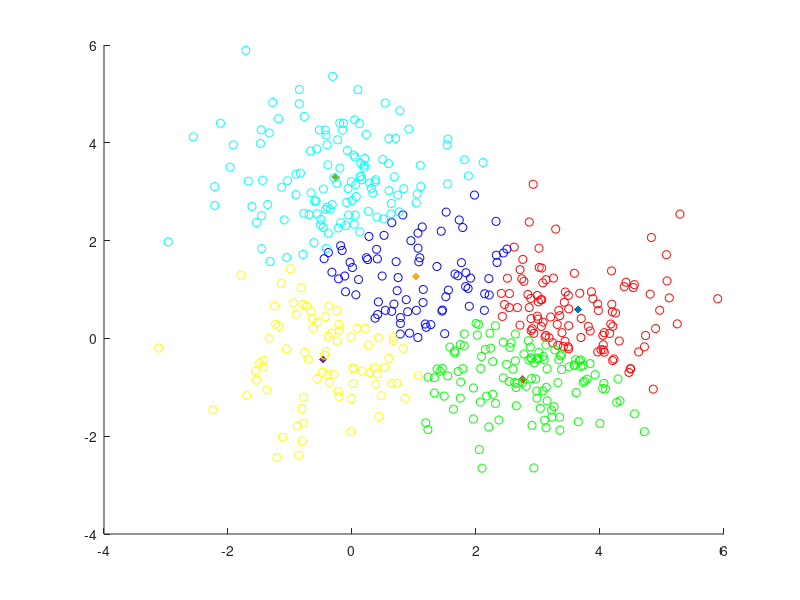
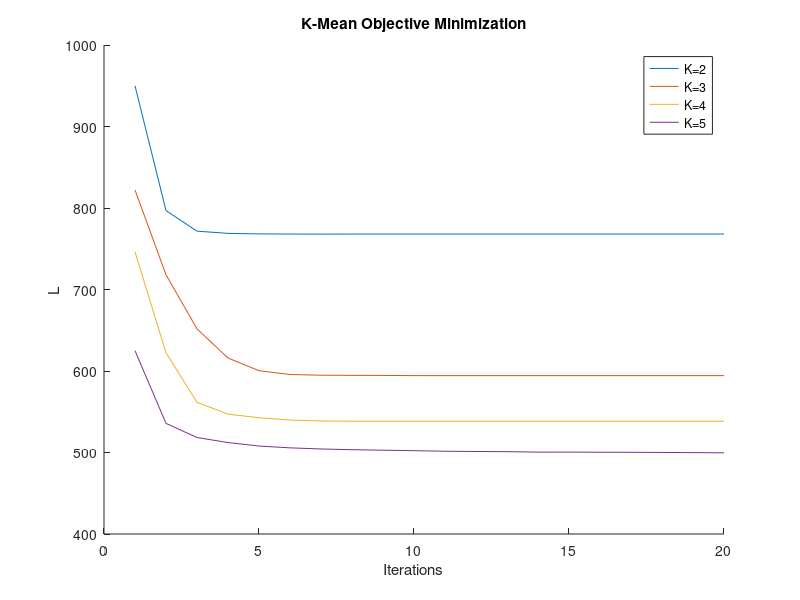
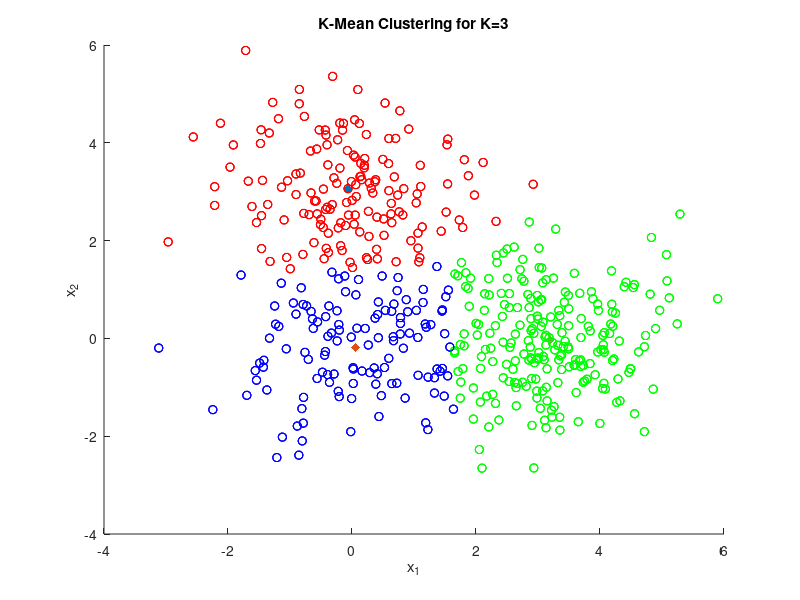
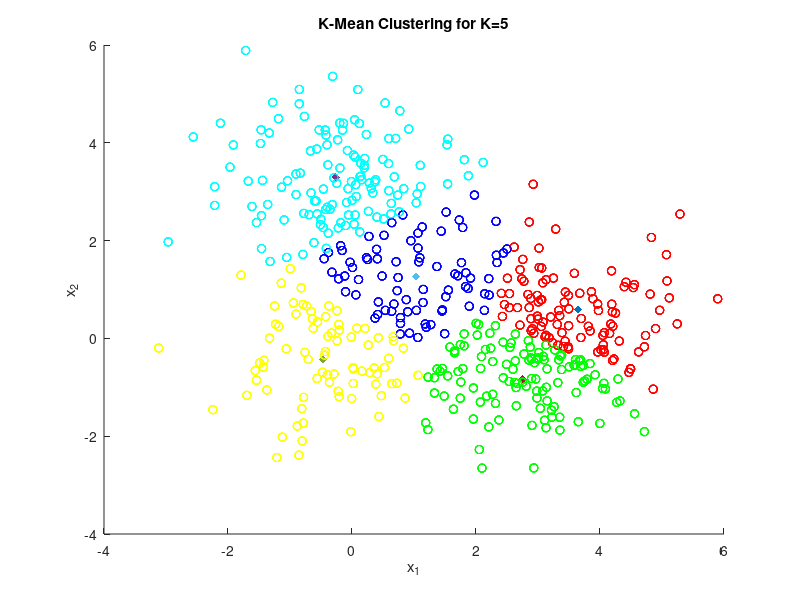

These figures' MATLAB source, in order:
% Assignment3Kmeans.m
% Johnny C. Li jcl2222@columbia.edu
% Implement the K-means algorithm to generate 500 observations from a 
% mixture of three Gaussians on R^2.
%


%% INITIAL DEFINITIONS
%--------------------------------------------------------------------------
pi=[0.2,0.5,0.3]; %This is actually not used.
mu = [0,3,0;0,0,3];
sig = eye(2);
K1=[2,3,4,5];
K2=[3,5];
%--------------------------------------------------------------------------

cdata = zeros(1,500);
xdata = zeros(2,500);

%% Generte 500 Observations from the mixed model
%--------------------------------------------------------------------------
for i=1:500
    %Generate random cluster.
    rtemp=randi(10);
    if(rtemp<=2)
        cdata(i)=1;
    elseif(rtemp>=8)
        cdata(i)=3;
    else
        cdata(i)=2;
    end
    
    %Generate xi based on Normal parameters
    genx=mvnrnd(mu(:,cdata(i)),eye(2));
    xdata(1,i)=genx(1);
    xdata(2,i)=genx(2);
end
%--------------------------------------------------------------------------

%% Part b Setup. Data preservation.
k3c1=[];
            k3c2=[];
            k3c3=[];
            k3mu=[];
            
            k5c1=[];
            k5c2=[];
            k5c3=[];
            k5c4=[];
            k5c5=[];
            k5mu=[];



%% Part a - 20 Iteration Objective 
%--------------------------------------------------------------------------
%Start the K loops
L_data=zeros(length(K1),20);
for kloop=1:length(K1)
        kval=K1(kloop);
       
        %Initialize K mu's randomly
        muinit = zeros(2,kval);
        for i=1:kval
            %This range should cover 3sig range.
            muinit(1,i)=rand*9-3;
            muinit(2,i)=rand*9-3;
        end
        
        %Visual Check
        %%%%%%%%%%%%%%%%%%%%%%%%%%%%%%%%%%%%%%%%%%%%%%%%%%%%%%%%
        clf
        hold on
        for i=1:kval
                scatter(muinit(1,i),muinit(2,i),'filled','kd')
        end
        scatter(xdata(1,:),xdata(2,:));
        hold off
        pause(2);
        %%%%%%%%%%%%%%%%%%%%%%%%%%%%%%%%%%%%%%%%%%%%%%%%%%%%%%%%
        
        %Start the 20 iteration loops
        for c=1:20
            %Step 1: Update c based on mu
            ci_updated = zeros(1,500);
            for j=1:500
                %At x_j calculate the distance from all clusters
                dist_calc_ci = zeros(1,kval);
                for i=1:kval
                    dist_calc_ci(i)=norm(xdata(:,j)-muinit(:,i));
                end
                %Assign the cluster number based on min distance.
                [Mval,Indx]=min(dist_calc_ci);
                ci_updated(j)=Indx;
            end
            %Step 1: Update mu_k
            for i=1:kval
                nk=0;
                rsum=zeros(2,1);
                for j=1:500 
                    %Counter for nk
                    if(ci_updated(j)==i)
                        nk=nk+1;
                        rsum=rsum+xdata(:,j);
                    end
                end
                muinit(1,i)=1/nk*rsum(1);
                muinit(2,i)=1/nk*rsum(2);
            end
            
            %Sum the L2 distance for all ck=updated_k
            %Calculate L for this iteration
            L_iteration=0;
            for j=1:500 
                for i=1:kval
                    if(ci_updated(j)==i)
                        L_iteration = L_iteration+norm(xdata(:,j)-muinit(:,i));
                    end
                end
            end
            L_data(kloop,c)=L_iteration;
            
            
            %This part is used to visualize (place breakpoint)
            %%%%%%%%%%%%%%%%%%%%%%%%%%%%%%%
            temp1=[];
            temp2=[];
            temp3=[];
            temp4=[];
            temp5=[];
            for n=1:500
                if (ci_updated(n)==1)
                    temp1=[temp1 xdata(:,n)];
                elseif (ci_updated(n)==2)
                    temp2=[temp2 xdata(:,n)];
                elseif (ci_updated(n)==3)
                    temp3=[temp3 xdata(:,n)];
                elseif (ci_updated(n)==4)
                    temp4=[temp4 xdata(:,n)];
                else
                    temp5=[temp5 xdata(:,n)];
                    
                end
            end
            temp1=temp1.';
            temp2=temp2.';
            temp3=temp3.';
            temp4=temp4.';
            temp5=temp5.';
            clf
            hold on          
            for i=1:kval
                scatter(muinit(1,i),muinit(2,i),'filled','kd')
            end
            if(size(temp1)>=1)
            scatter(temp1(:,1),temp1(:,2),'r');
            end
            if(size(temp2)>=1)
            scatter(temp2(:,1),temp2(:,2),'g');
            end
            if(size(temp3)>=1)
                scatter(temp3(:,1),temp3(:,2),'b');
            end
            if(size(temp4)>=1)
                scatter(temp4(:,1),temp4(:,2),'y');
            end
            if(size(temp5)>=1)
                scatter(temp5(:,1),temp5(:,2),'c');
            end
            hold off
            
            %Preserve Data for K=3 and K=5 for plotting purposes.            
            if(kval==3&&c==20)
                k3c1=temp1;
                k3c2=temp2;
                k3c3=temp3;
                k3mu=muinit;
            end
            
            if(kval==5&&c==20)
                k5c1=temp1;
                k5c2=temp2;
                k5c3=temp3;
                k5c4=temp4;
                k5c5=temp5;
                k5mu=muinit;
            end
            
            
            pause(0.1);
            %%%%%%%%%%%%%%%%%%%%%%%%%%%%%%%
            
            
        end
        
end

%Plotting results
x=linspace(1,20,20);
figure
hold on
title('K-Mean Objective Minimization');
xlabel('Iterations') 
ylabel('L') 
plot(x,L_data(1,:));
plot(x,L_data(2,:));
plot(x,L_data(3,:));
plot(x,L_data(4,:));
legend({'K=2','K=3','K=4','K=5'},'Location','northeast')
hold off

%--------------------------------------------------------------------------

%% Part b - 50 Iteration Clusters 
%--------------------------------------------------------------------------
figure
hold on
title('K-Mean Clustering for K=3');
xlabel('x_1') 
ylabel('x_2') 
for i=1:3
  scatter(k3mu(1,i),k3mu(2,i),'filled','kd')
  if(size(k3c1)>=1)
            scatter(k3c1(:,1),k3c1(:,2),'r');
  end
  if(size(k3c2)>=1)
            scatter(k3c2(:,1),k3c2(:,2),'g');
  end
  if(size(k3c3)>=1)
            scatter(k3c3(:,1),k3c3(:,2),'b');
  end
end
hold off

figure
hold on
title('K-Mean Clustering for K=5');
xlabel('x_1') 
ylabel('x_2') 
for i=1:5
  scatter(k5mu(1,i),k5mu(2,i),'filled','kd')
  if(size(k5c1)>=1)
            scatter(k5c1(:,1),k5c1(:,2),'r');
  end
  if(size(k5c2)>=1)
            scatter(k5c2(:,1),k5c2(:,2),'g');
  end
  if(size(k5c3)>=1)
            scatter(k5c3(:,1),k5c3(:,2),'b');
  end
  if(size(k5c4)>=1)
            scatter(k5c4(:,1),k5c4(:,2),'y');
  end
  if(size(k5c5)>=1)
            scatter(k5c5(:,1),k5c5(:,2),'c');
  end
end
hold off

%--------------------------------------------------------------------------